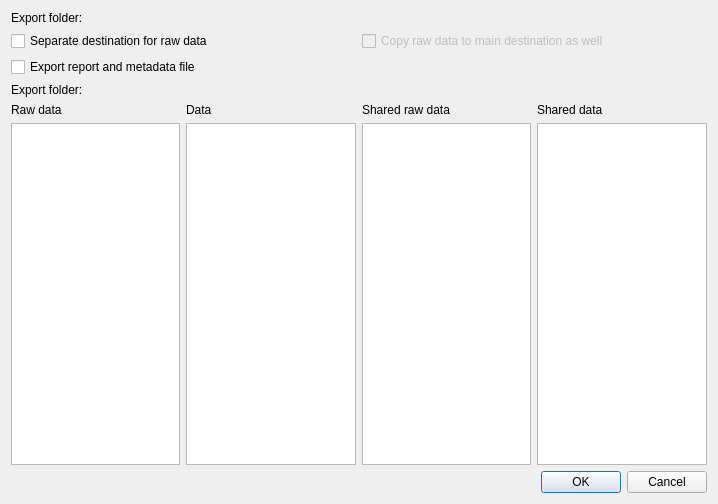
<?xml version="1.0" encoding="UTF-8"?>
<ui version="4.0">
 <comment>
------------------------------------------------------------------------------

Author: Andreas Schenk
Friedrich Miescher Institute, Basel, Switzerland

This file is part of CryoFLARE

Copyright (C) 2017-2020 by the CryoFLARE Authors

This program is free software; you can redistribute it and/or modify it under
the terms of the GNU General Public License as published by the Free
Software Foundation; either version 3.0 of the License.
This program is distributed in the hope that it will be useful, but WITHOUT
ANY WARRANTY; without even the implied warranty of MERCHANTABILITY or FITNESS
FOR A PARTICULAR PURPOSE.  See the GNU General Public License for more
details.

You should have received a copy of the GNU General Public License
along with CryoFLARE.  If not, see http://www.gnu.org/licenses/ .

------------------------------------------------------------------------------
</comment>
 <class>ExportDialog</class>
 <widget class="QDialog" name="ExportDialog">
  <property name="geometry">
   <rect>
    <x>0</x>
    <y>0</y>
    <width>718</width>
    <height>504</height>
   </rect>
  </property>
  <property name="windowTitle">
   <string>Dialog</string>
  </property>
  <layout class="QVBoxLayout" name="verticalLayout_3">
   <item>
    <layout class="QHBoxLayout" name="horizontalLayout_2">
     <item>
      <widget class="QLabel" name="label">
       <property name="sizePolicy">
        <sizepolicy hsizetype="Fixed" vsizetype="Preferred">
         <horstretch>0</horstretch>
         <verstretch>0</verstretch>
        </sizepolicy>
       </property>
       <property name="text">
        <string>Export folder:</string>
       </property>
      </widget>
     </item>
     <item>
      <widget class="RemotePathEdit" name="data_path" native="true"/>
     </item>
    </layout>
   </item>
   <item>
    <layout class="QHBoxLayout" name="horizontalLayout_4">
     <item>
      <widget class="QCheckBox" name="separate_raw_path">
       <property name="text">
        <string>Separate destination for raw data</string>
       </property>
      </widget>
     </item>
     <item>
      <widget class="QCheckBox" name="duplicate_raw">
       <property name="enabled">
        <bool>false</bool>
       </property>
       <property name="text">
        <string>Copy raw data to main destination as well</string>
       </property>
      </widget>
     </item>
    </layout>
   </item>
   <item>
    <widget class="QCheckBox" name="export_report_metadata">
     <property name="text">
      <string>Export report and metadata file</string>
     </property>
    </widget>
   </item>
   <item>
    <layout class="QHBoxLayout" name="horizontalLayout_3">
     <item>
      <widget class="QLabel" name="label_2">
       <property name="sizePolicy">
        <sizepolicy hsizetype="Fixed" vsizetype="Preferred">
         <horstretch>0</horstretch>
         <verstretch>0</verstretch>
        </sizepolicy>
       </property>
       <property name="text">
        <string>Export folder:</string>
       </property>
      </widget>
     </item>
     <item>
      <widget class="RemotePathEdit" name="raw_data_path" native="true">
       <property name="enabled">
        <bool>false</bool>
       </property>
      </widget>
     </item>
    </layout>
   </item>
   <item>
    <layout class="QHBoxLayout" name="horizontalLayout">
     <item>
      <layout class="QVBoxLayout" name="verticalLayout_2">
       <item>
        <widget class="QLabel" name="label_3">
         <property name="text">
          <string>Raw data</string>
         </property>
        </widget>
       </item>
       <item>
        <widget class="QListWidget" name="raw_data_list">
         <property name="selectionMode">
          <enum>QAbstractItemView::MultiSelection</enum>
         </property>
         <property name="selectionBehavior">
          <enum>QAbstractItemView::SelectItems</enum>
         </property>
        </widget>
       </item>
      </layout>
     </item>
     <item>
      <layout class="QVBoxLayout" name="verticalLayout">
       <item>
        <widget class="QLabel" name="label_4">
         <property name="text">
          <string>Data</string>
         </property>
        </widget>
       </item>
       <item>
        <widget class="QListWidget" name="data_list">
         <property name="selectionMode">
          <enum>QAbstractItemView::MultiSelection</enum>
         </property>
        </widget>
       </item>
      </layout>
     </item>
     <item>
      <layout class="QVBoxLayout" name="verticalLayout_4">
       <item>
        <widget class="QLabel" name="label_5">
         <property name="text">
          <string>Shared raw data</string>
         </property>
        </widget>
       </item>
       <item>
        <widget class="QListWidget" name="shared_raw_data_list">
         <property name="selectionMode">
          <enum>QAbstractItemView::MultiSelection</enum>
         </property>
        </widget>
       </item>
      </layout>
     </item>
     <item>
      <layout class="QVBoxLayout" name="verticalLayout_5">
       <item>
        <widget class="QLabel" name="label_6">
         <property name="text">
          <string>Shared data</string>
         </property>
        </widget>
       </item>
       <item>
        <widget class="QListWidget" name="shared_data_list">
         <property name="selectionMode">
          <enum>QAbstractItemView::MultiSelection</enum>
         </property>
        </widget>
       </item>
      </layout>
     </item>
    </layout>
   </item>
   <item>
    <widget class="QDialogButtonBox" name="buttonBox">
     <property name="orientation">
      <enum>Qt::Horizontal</enum>
     </property>
     <property name="standardButtons">
      <set>QDialogButtonBox::Cancel|QDialogButtonBox::Ok</set>
     </property>
    </widget>
   </item>
  </layout>
 </widget>
 <customwidgets>
  <customwidget>
   <class>RemotePathEdit</class>
   <extends>QWidget</extends>
   <header>remotepathedit.h</header>
   <container>1</container>
  </customwidget>
 </customwidgets>
 <resources/>
 <connections>
  <connection>
   <sender>buttonBox</sender>
   <signal>rejected()</signal>
   <receiver>ExportDialog</receiver>
   <slot>reject()</slot>
   <hints>
    <hint type="sourcelabel">
     <x>295</x>
     <y>490</y>
    </hint>
    <hint type="destinationlabel">
     <x>286</x>
     <y>274</y>
    </hint>
   </hints>
  </connection>
  <connection>
   <sender>separate_raw_path</sender>
   <signal>toggled(bool)</signal>
   <receiver>raw_data_path</receiver>
   <slot>setEnabled(bool)</slot>
   <hints>
    <hint type="sourcelabel">
     <x>46</x>
     <y>57</y>
    </hint>
    <hint type="destinationlabel">
     <x>260</x>
     <y>82</y>
    </hint>
   </hints>
  </connection>
  <connection>
   <sender>buttonBox</sender>
   <signal>accepted()</signal>
   <receiver>ExportDialog</receiver>
   <slot>verifyDestinations()</slot>
   <hints>
    <hint type="sourcelabel">
     <x>481</x>
     <y>476</y>
    </hint>
    <hint type="destinationlabel">
     <x>475</x>
     <y>439</y>
    </hint>
   </hints>
  </connection>
  <connection>
   <sender>separate_raw_path</sender>
   <signal>toggled(bool)</signal>
   <receiver>duplicate_raw</receiver>
   <slot>setEnabled(bool)</slot>
   <hints>
    <hint type="sourcelabel">
     <x>149</x>
     <y>40</y>
    </hint>
    <hint type="destinationlabel">
     <x>502</x>
     <y>47</y>
    </hint>
   </hints>
  </connection>
 </connections>
 <slots>
  <slot>browseRemoteData()</slot>
  <slot>browseRemoteRawData()</slot>
  <slot>verifyDestinations()</slot>
 </slots>
</ui>
